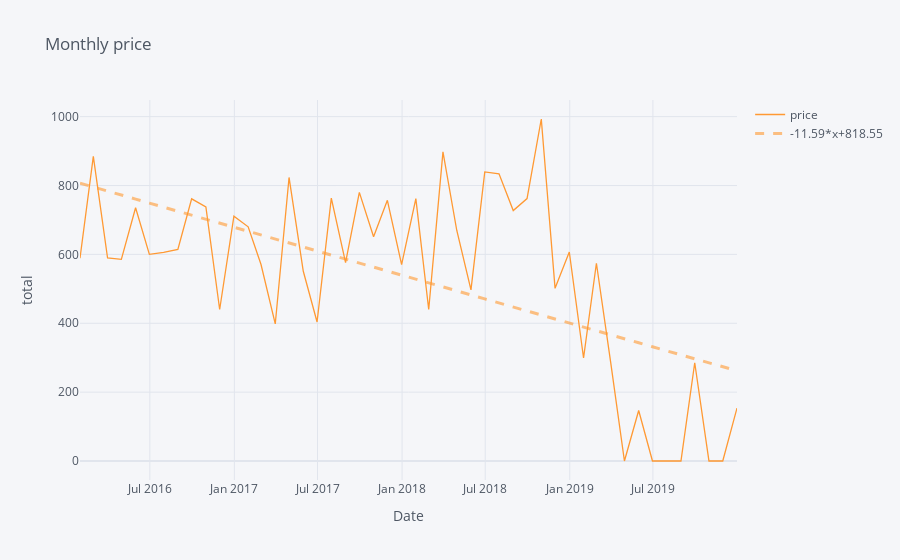

The code cell stored with this chart in its notebook:
### Code cell
pri_m = df_product_a[['price','date_w']].set_index('date_w').resample('M').sum()
price_month = pri_m.iplot(kind='line', xTitle='Date', yTitle='total',title='Monthly price', bestfit = True)
